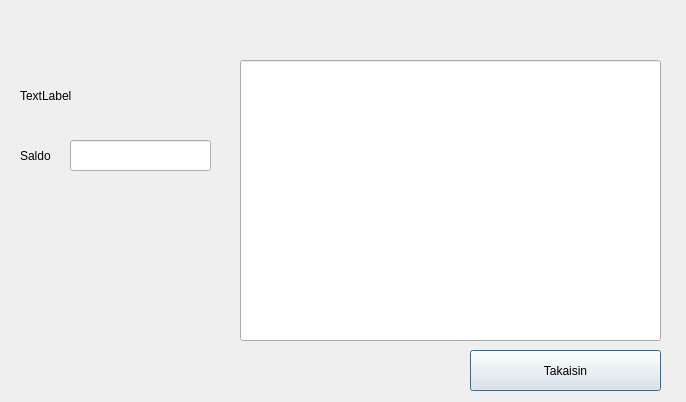
<?xml version="1.0" encoding="UTF-8"?>
<ui version="4.0">
 <class>Saldo</class>
 <widget class="QDialog" name="Saldo">
  <property name="geometry">
   <rect>
    <x>0</x>
    <y>0</y>
    <width>686</width>
    <height>402</height>
   </rect>
  </property>
  <property name="sizePolicy">
   <sizepolicy hsizetype="Maximum" vsizetype="Maximum">
    <horstretch>0</horstretch>
    <verstretch>0</verstretch>
   </sizepolicy>
  </property>
  <property name="windowTitle">
   <string>Dialog</string>
  </property>
  <widget class="QLineEdit" name="lineEdit_tapahtumat">
   <property name="geometry">
    <rect>
     <x>240</x>
     <y>60</y>
     <width>421</width>
     <height>281</height>
    </rect>
   </property>
  </widget>
  <widget class="QPushButton" name="pushButton">
   <property name="geometry">
    <rect>
     <x>470</x>
     <y>350</y>
     <width>191</width>
     <height>41</height>
    </rect>
   </property>
   <property name="text">
    <string>Takaisin</string>
   </property>
  </widget>
  <widget class="QLabel" name="laber_kayttaja">
   <property name="geometry">
    <rect>
     <x>20</x>
     <y>80</y>
     <width>191</width>
     <height>31</height>
    </rect>
   </property>
   <property name="text">
    <string>TextLabel</string>
   </property>
   <property name="buddy">
    <cstring>laber_kayttaja</cstring>
   </property>
  </widget>
  <widget class="QLabel" name="label_2">
   <property name="geometry">
    <rect>
     <x>20</x>
     <y>140</y>
     <width>41</width>
     <height>31</height>
    </rect>
   </property>
   <property name="text">
    <string>Saldo</string>
   </property>
  </widget>
  <widget class="QLineEdit" name="lineEdit_saldo">
   <property name="geometry">
    <rect>
     <x>70</x>
     <y>140</y>
     <width>141</width>
     <height>31</height>
    </rect>
   </property>
  </widget>
 </widget>
 <resources/>
 <connections/>
</ui>
